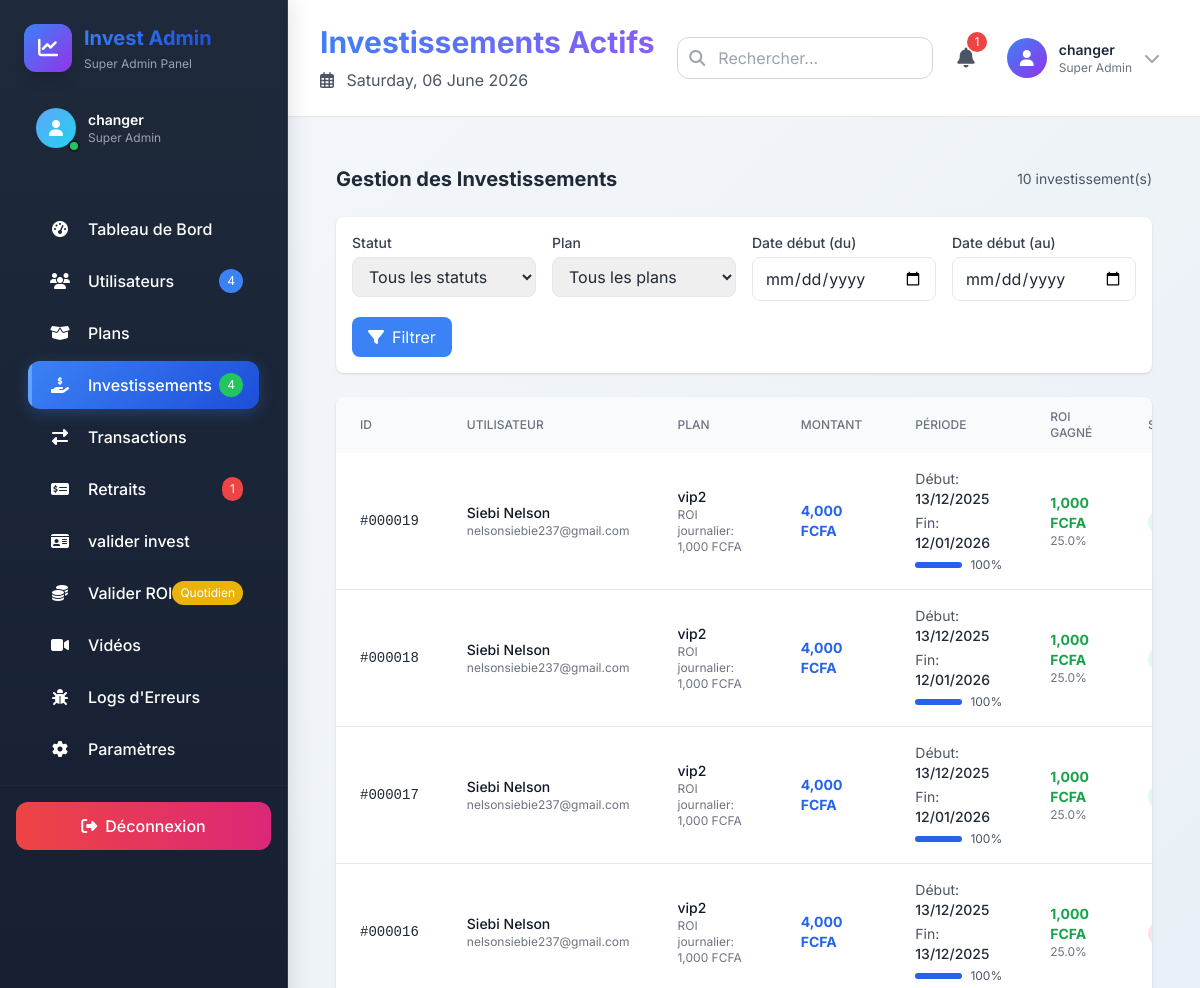
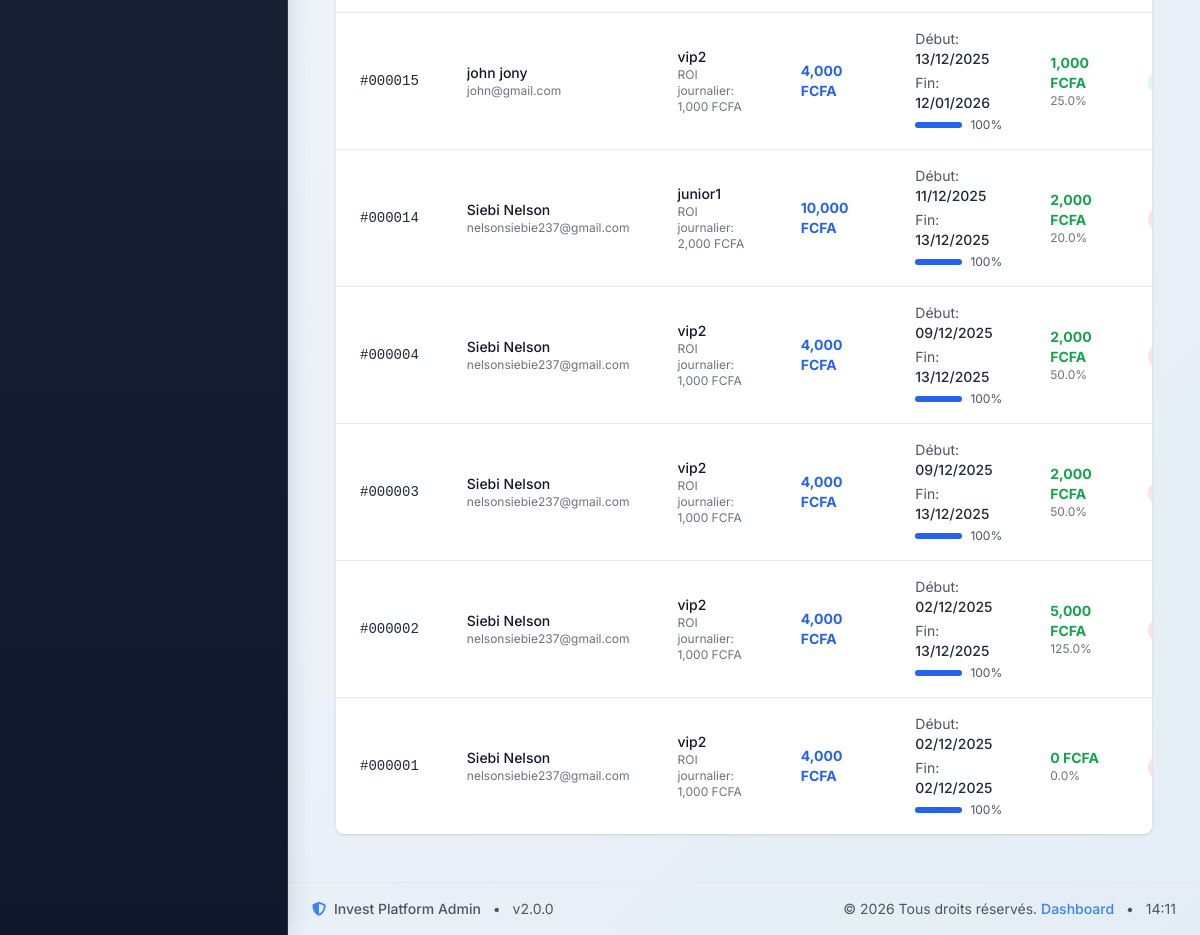
Screenshot of /test/admin/admin.php?page=investments (signed in) with the database file from the repository (2 pictures, top to bottom).
### tables this page shows
CREATE TABLE `user_plans` (
  `id` bigint UNSIGNED NOT NULL,
  `user_id` int UNSIGNED NOT NULL,
  `plan_id` int UNSIGNED NOT NULL,
  `montant_investi` decimal(18,2) NOT NULL,
  `date_debut` datetime NOT NULL,
  `date_fin` datetime NOT NULL,
  `statut` enum('active','termine','expire','annule') NOT NULL DEFAULT 'active',
  `created_at` datetime NOT NULL DEFAULT CURRENT_TIMESTAMP,
  `updated_at` datetime NOT NULL DEFAULT CURRENT_TIMESTAMP ON UPDATE CURRENT_TIMESTAMP
);

CREATE TABLE `users` (
  `id` int UNSIGNED NOT NULL,
  `nom` varchar(150) DEFAULT NULL,
  `prenom` varchar(150) DEFAULT NULL,
  `email` varchar(255) NOT NULL,
  `phone` varchar(50) DEFAULT NULL,
  `password` varchar(255) NOT NULL,
  `referral_code` varchar(50) NOT NULL,
  `referred_by` int UNSIGNED DEFAULT NULL,
  `statut` enum('active','banned','pending') NOT NULL DEFAULT 'active',
  `created_at` datetime NOT NULL DEFAULT CURRENT_TIMESTAMP,
  `updated_at` datetime NOT NULL DEFAULT CURRENT_TIMESTAMP ON UPDATE CURRENT_TIMESTAMP,
  `email_notifications` tinyint(1) DEFAULT '1',
  `sms_notifications` tinyint(1) DEFAULT '0',
  `push_notifications` tinyint(1) DEFAULT '1',
  `marketing_emails` tinyint(1) DEFAULT '1',
  `two_factor_auth` tinyint(1) DEFAULT '0',
  `login_alerts` tinyint(1) DEFAULT '1',
  `session_timeout` int DEFAULT '60',
  `pays` varchar(100) DEFAULT NULL,
  `ville` varchar(100) DEFAULT NULL,
  `last_login` datetime DEFAULT NULL
);

CREATE TABLE `plans` (
  `id` int UNSIGNED NOT NULL,
  `nom` varchar(100) NOT NULL,
  `prix` decimal(18,2) NOT NULL,
  `roi_journalier` decimal(18,2) NOT NULL,
  `duree_jours` int UNSIGNED NOT NULL,
  `videos_par_jour` int UNSIGNED NOT NULL DEFAULT '0',
  `gain_par_video` decimal(18,2) NOT NULL DEFAULT '0.00',
  `actif` tinyint(1) NOT NULL DEFAULT '1',
  `description` text,
  `image` varchar(500) DEFAULT NULL,
  `created_at` datetime NOT NULL DEFAULT CURRENT_TIMESTAMP,
  `updated_at` datetime NOT NULL DEFAULT CURRENT_TIMESTAMP ON UPDATE CURRENT_TIMESTAMP
);

### test/admin/pages/investments.php (the view, shortened to what this page needs)
<?php
$page = isset($_GET['p']) ? (int)$_GET['p'] : 1;
$limit = 20;
$offset = ($page - 1) * $limit;
$date_from = $_GET['date_from'] ?? '';
$date_to = $_GET['date_to'] ?? '';
$where = [];
$params = [];
$where_clause = $where ? "WHERE " . implode(" AND ", $where) : "";
$count_stmt = $pdo->prepare("
    SELECT COUNT(*)
    FROM user_plans up
    $where_clause
");
$count_stmt->execute($params);
$total_investments = $count_stmt->fetchColumn();
$stmt = $pdo->prepare("
    SELECT up.*,
           u.nom, u.prenom, u.email, u.phone,
           p.nom as plan_nom, p.prix, p.roi_journalier, p.duree_jours,
           (SELECT COALESCE(SUM(montant), 0) FROM roi_history WHERE user_plan_id = up.id) as total_roi_gagne
    FROM user_plans up
    JOIN users u ON up.user_id = u.id
    JOIN plans p ON up.plan_id = p.id
    $where_clause
    ORDER BY up.created_at DESC
    LIMIT  $limit OFFSET $offset
");
$stmt->execute();
$investments = $stmt->fetchAll();
?>
<div class="p-4 lg:p-6">
    <div class="flex flex-col lg:flex-row lg:justify-between lg:items-center mb-6 gap-4">
        <h3 class="text-xl font-bold">Gestion des Investissements</h3>
        <div class="text-sm text-gray-600">
            <?= number_format($total_investments) ?> investissement(s)
        </div>
    </div>
    <div class="bg-white p-4 rounded-lg shadow mb-6">
        <form method="GET" class="grid grid-cols-1 md:grid-cols-2 lg:grid-cols-4 gap-4">
            <div>
                <label class="block text-sm font-medium text-gray-700 mb-1">Statut</label>
                <select name="status" class="w-full px-3 py-2 border rounded-lg">
                    <option value="">Tous les statuts</option>
                </select>
            </div>
            <div>
                <label class="block text-sm font-medium text-gray-700 mb-1">Plan</label>
                <select name="plan" class="w-full px-3 py-2 border rounded-lg">
                    <option value="">Tous les plans</option>
                </select>
            </div>
            <div>
                <label class="block text-sm font-medium text-gray-700 mb-1">Date début (du)</label>
                <input type="date" name="date_from" value="<?= htmlspecialchars($date_from) ?>"
                       class="w-full px-3 py-2 border rounded-lg">
            </div>
            <div>
                <label class="block text-sm font-medium text-gray-700 mb-1">Date début (au)</label>
                <input type="date" name="date_to" value="<?= htmlspecialchars($date_to) ?>"
                       class="w-full px-3 py-2 border rounded-lg">
            </div>
            <div class="md:col-span-2 lg:col-span-4 flex space-x-3">
                <button type="submit" class="px-4 py-2 bg-blue-500 text-white rounded-lg hover:bg-blue-600">
                    <i class="fas fa-filter mr-2"></i>Filtrer
                </button>
            </div>
        </form>
    </div>
    <div class="bg-white rounded-lg shadow overflow-hidden">
        <div class="overflow-x-auto">
            <table class="w-full min-w-[1000px]">
                <thead class="bg-gray-50">
                    <tr>
                        <th class="px-4 lg:px-6 py-3 text-left text-xs font-medium text-gray-500 uppercase">ID</th>
                        <th class="px-4 lg:px-6 py-3 text-left text-xs font-medium text-gray-500 uppercase">Utilisateur</th>
                        <th class="px-4 lg:px-6 py-3 text-left text-xs font-medium text-gray-500 uppercase">Plan</th>
                        <th class="px-4 lg:px-6 py-3 text-left text-xs font-medium text-gray-500 uppercase">Montant</th>
                        <th class="px-4 lg:px-6 py-3 text-left text-xs font-medium text-gray-500 uppercase">Période</th>
                        <th class="px-4 lg:px-6 py-3 text-left text-xs font-medium text-gray-500 uppercase">ROI Gagné</th>
                        <th class="px-4 lg:px-6 py-3 text-left text-xs font-medium text-gray-500 uppercase">Statut</th>
                    </tr>
                </thead>
                <tbody class="divide-y divide-gray-200">
                    <?php foreach($investments as $investment):
                        $days_passed = (strtotime(date('Y-m-d')) - strtotime($investment['date_debut'])) / (60 * 60 * 24);
                        $progress = min(100, ($days_passed / $investment['duree_jours']) * 100);
                    ?>
                    <tr>
                        <td class="px-4 lg:px-6 py-4 text-sm font-mono">
                            #<?= str_pad($investment['id'], 6, '0', STR_PAD_LEFT) ?>
                        </td>
                        <td class="px-4 lg:px-6 py-4">
                            <div class="text-sm font-medium text-gray-900 truncate max-w-[150px]">
                                <?= htmlspecialchars($investment['nom'] . ' ' . $investment['prenom']) ?>
                            </div>
                            <div class="text-xs text-gray-500"><?= htmlspecialchars($investment['email']) ?></div>
                        </td>
                        <td class="px-4 lg:px-6 py-4">
                            <div class="text-sm font-medium text-gray-900"><?= htmlspecialchars($investment['plan_nom']) ?></div>
                            <div class="text-xs text-gray-500">
                                ROI journalier: <?= number_format($investment['roi_journalier'], 0) ?> FCFA
                            </div>
                        </td>
                        <td class="px-4 lg:px-6 py-4">
                            <div class="text-sm font-bold text-blue-600">
                                <?= number_format($investment['montant_investi'], 0) ?> FCFA
                            </div>
                        </td>
                        <td class="px-4 lg:px-6 py-4">
                            <div class="space-y-1">
                                <div class="text-sm">
                                    <span class="text-gray-600">Début:</span>
                                    <span class="font-medium"><?= date('d/m/Y', strtotime($investment['date_debut'])) ?></span>
                                </div>
                                <div class="text-sm">
                                    <span class="text-gray-600">Fin:</span>
                                    <span class="font-medium"><?= date('d/m/Y', strtotime($investment['date_fin'])) ?></span>
                                </div>
                                <div class="text-xs">
                                    <div class="flex items-center">
                                        <div class="w-full bg-gray-200 rounded-full h-1.5">
                                            <div class="bg-blue-600 h-1.5 rounded-full"
                                                 style="width: <?= $progress ?>%"></div>
                                        </div>
                                        <span class="ml-2 text-gray-600"><?= round($progress) ?>%</span>
                                    </div>
                                </div>
                            </div>
                        </td>
                        <td class="px-4 lg:px-6 py-4">
                            <div class="text-sm font-bold text-green-600">
                                <?= number_format($investment['total_roi_gagne'], 0) ?> FCFA
                            </div>
                            <div class="text-xs text-gray-500">
                                <?= number_format(($investment['total_roi_gagne'] / $investment['montant_investi']) * 100, 1) ?>%
                            </div>
                        </td>
                        <td class="px-4 lg:px-6 py-4">
                            <?php
                            $status_classes = [
                                'active' => 'bg-green-100 text-green-800',
                                'termine' => 'bg-blue-100 text-blue-800',
                                'expire' => 'bg-yellow-100 text-yellow-800',
                                'annule' => 'bg-red-100 text-red-800'
                            ];
                            ?>
                            <span class="px-2 py-1 text-xs font-semibold rounded-full <?= $status_classes[$investment['statut']] ?? 'bg-gray-100' ?>">
                            </span>
                        </td>
                    </tr>
                    <?php endforeach; ?>
                </tbody>
            </table>
        </div>
    </div>
</div>

### test/admin/admin.php (style rules this page uses)
body { font-family: 'Inter', sans-serif; background: linear-gradient(135deg, #f5f7fa 0%, #e4edf5 100%); min-height: 100vh; }

### rows the page displays
user_plans: id "000019", user.prenom "Siebi Nelson", user.email "nelsonsiebie237@gmail.com", plan.nom "vip2", plan.roi_journalier "1,000", montant_investi "4,000", date_debut "13/12/2025", date_fin "12/01/2026", date_debut.duree_jours "100", total_roi_gagne "1,000", montant_investi "25.0"
user_plans: id "000018", user.prenom "Siebi Nelson", user.email "nelsonsiebie237@gmail.com", plan.nom "vip2", plan.roi_journalier "1,000", montant_investi "4,000", date_debut "13/12/2025", date_fin "12/01/2026", date_debut.duree_jours "100", total_roi_gagne "1,000", montant_investi "25.0"
user_plans: id "000017", user.prenom "Siebi Nelson", user.email "nelsonsiebie237@gmail.com", plan.nom "vip2", plan.roi_journalier "1,000", montant_investi "4,000", date_debut "13/12/2025", date_fin "12/01/2026", date_debut.duree_jours "100", total_roi_gagne "1,000", montant_investi "25.0"
user_plans: id "000016", user.prenom "Siebi Nelson", user.email "nelsonsiebie237@gmail.com", plan.nom "vip2", plan.roi_journalier "1,000", montant_investi "4,000", date_debut "13/12/2025", date_fin "13/12/2025", date_debut.duree_jours "100", total_roi_gagne "1,000", montant_investi "25.0"
user_plans: id "000015", user.prenom "john jony", user.email "john@gmail.com", plan.nom "vip2", plan.roi_journalier "1,000", montant_investi "4,000", date_debut "13/12/2025", date_fin "12/01/2026", date_debut.duree_jours "100", total_roi_gagne "1,000", montant_investi "25.0"
user_plans: id "000014", user.prenom "Siebi Nelson", user.email "nelsonsiebie237@gmail.com", plan.nom "junior1", plan.roi_journalier "2,000", montant_investi "10,000", date_debut "11/12/2025", date_fin "13/12/2025", date_debut.duree_jours "100", total_roi_gagne "2,000", montant_investi "20.0"
user_plans: id "000004", user.prenom "Siebi Nelson", user.email "nelsonsiebie237@gmail.com", plan.nom "vip2", plan.roi_journalier "1,000", montant_investi "4,000", date_debut "09/12/2025", date_fin "13/12/2025", date_debut.duree_jours "100", total_roi_gagne "2,000", montant_investi "50.0"
user_plans: id "000003", user.prenom "Siebi Nelson", user.email "nelsonsiebie237@gmail.com", plan.nom "vip2", plan.roi_journalier "1,000", montant_investi "4,000", date_debut "09/12/2025", date_fin "13/12/2025", date_debut.duree_jours "100", total_roi_gagne "2,000", montant_investi "50.0"
user_plans: id "000002", user.prenom "Siebi Nelson", user.email "nelsonsiebie237@gmail.com", plan.nom "vip2", plan.roi_journalier "1,000", montant_investi "4,000", date_debut "02/12/2025", date_fin "13/12/2025", date_debut.duree_jours "100", total_roi_gagne "5,000", montant_investi "125.0"
user_plans: id "000001", user.prenom "Siebi Nelson", user.email "nelsonsiebie237@gmail.com", plan.nom "vip2", plan.roi_journalier "1,000", montant_investi "4,000", date_debut "02/12/2025", date_fin "02/12/2025", date_debut.duree_jours "100", total_roi_gagne "0", montant_investi "0.0"

### other values shown
$_SESSION['admin_username'] "changer"
$stats['total_users'] "4"
$stats['total_investments'] "4"
$stats['pending_withdrawals'] "1"
$page_titles[$current_page] "Investissements Actifs"
$total_investments "10"
